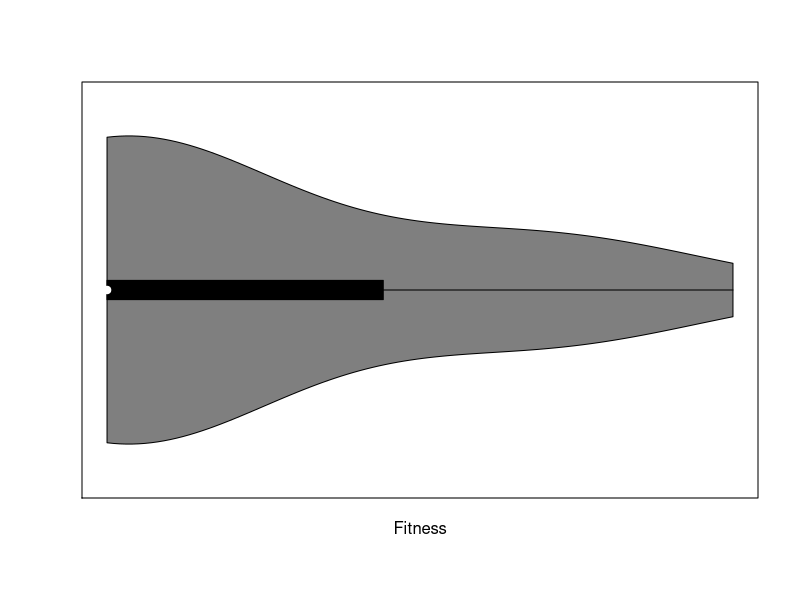
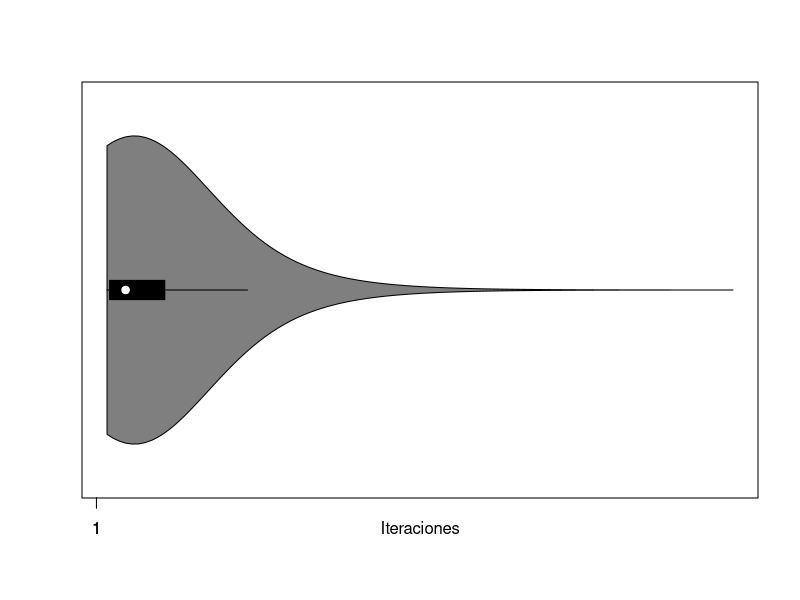
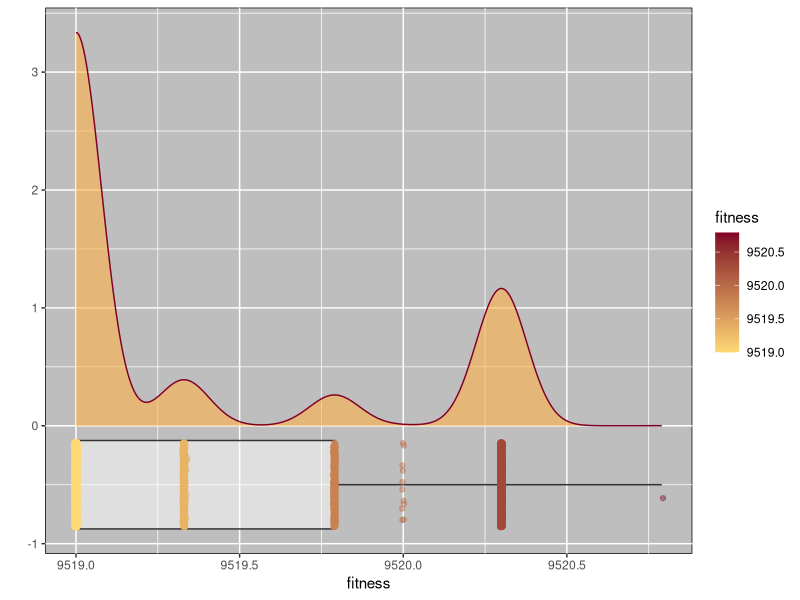
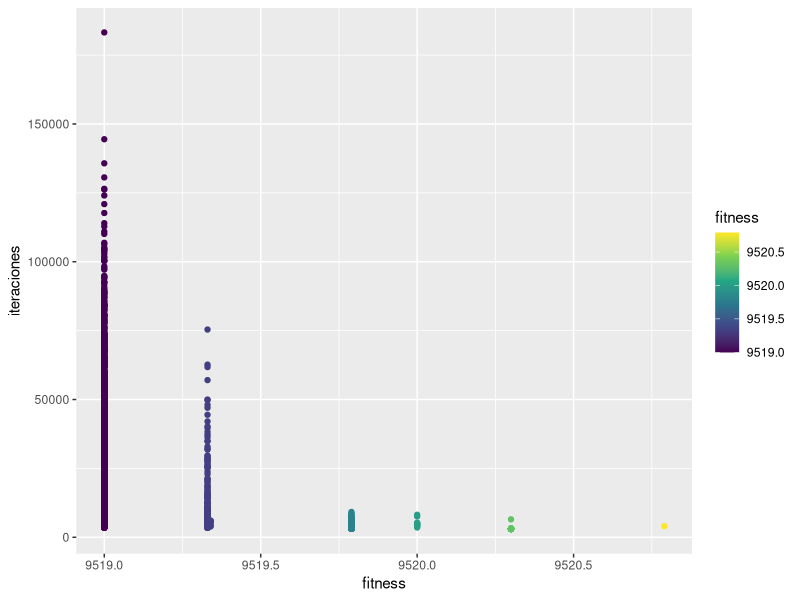

These figures' R source, in order:
 library(ggplot2)
library(vioplot)
library(corrplot)
data<-read.csv(file = 'valores_verif_RH0750158-final-10000.csv',header = FALSE)

m<-as.numeric(data$V1[1])
pTresh<-as.numeric(data$V2[1])
pr<-as.numeric(data$V3[1])

datos<-as.data.frame(data)
names(datos) = c("m","p_tresh","pr","seed","iteraciones","fitness")
# Graficos Violin Fitness vs Iteraciones
#par(mfrow = c(1, 2))
GrafViolin<-function(val2,title){
  vioplot(datos$fitness~val2,col=2:length(levels(data$m)),xlab=title,ylab="Fitness")
  stripchart(datos$fitness~val2,vertical=TRUE,method="jitter",pch=19,add=TRUE,col=3:8)
  vioplot(datos$iteraciones~val2,col=2:length(levels(data$m)),xlab="M",ylab="Iteraciones")
  stripchart(datos$iteraciones~val2,vertical=TRUE,method="jitter",pch=19,add=TRUE,col=3:8)
}


vioplot(datos$fitness,horizontal=TRUE,xlab="Fitness",ylab="")
vioplot(datos$iteraciones,horizontal=TRUE,xlab="Iteraciones",ylab="")

library(viridis)
library(viridisLite)
ggplot(datos, aes(x = fitness, y = -0.5)) +
  
  # horizontal boxplots & density plots
  geom_boxplot(aes(fill = fitness) ,alpha = 0.5) +
  geom_density(aes(x = fitness), inherit.aes = FALSE,fill="#feb24c",alpha=0.6,col="#800026") +
  geom_jitter(aes(x=fitness,col=fitness),height=0.36,alpha=0.4)+
  # vertical lines at Q1 / Q2 / Q3
  #stat_boxplot(geom = "vline", aes(xintercept = ..xlower..)) +
  #stat_boxplot(geom = "vline", aes(xintercept = ..xmiddle..)) +
  #stat_boxplot(geom = "vline", aes(xintercept = ..xupper..)) +
  
  #facet_grid(fitness ~ .) +
  ylab("")+
  scale_colour_gradient(low="#fed976",high="#800026")+theme(
    panel.background = element_rect(fill = "gray",
                                    colour = "black",
                                    size = 0.5, linetype = "solid")
  )

ggplot(datos, aes(x = fitness, y = iteraciones)) +
  #geom_boxplot(aes(fill = fitness), alpha = 0.5) +
  #geom_density(aes(x = fitness), inherit.aes = FALSE) +
  geom_point(aes(col=fitness))+
  scale_colour_viridis_c()
# Graficos M
#GrafViolin(datos$m,"M")
# Graficos P Tresh
#GrafViolin(datos$p_tresh,"P_Tresh")
# Graficos PR
#GrafViolin(datos$pr,"Pr")

TablaCombFit<-function(mval,ptreshval,prval){
  datostemp<-datos[which(datos$m==mval & datos$p_tresh==ptreshval & datos$pr==prval),]
  combtemp<-table(datostemp$fitness)/10000
  #if(combtemp[1]>0.85){
    print(paste("Combinacion:  m=",as.character(mval),"  pTresh=",as.character(ptreshval)," pr=",as.character(prval)))
    print(combtemp)
    print("")
    #print(datostemp$seed)
  #}
}
PromIter<-function(mval,ptreshval,prval){
  #datostemp<-datos[which(datos$m==mval & datos$p_tresh==ptreshval & datos$pr==prval),]
  iters<-mean(datos$iteraciones)
  print(iters)
}
print("Para Fitness")
mV=c(m)
pTreshV=c(pTresh)
prV=c(pr)
for(mValue in mV){
  for(pTreshValue in pTreshV){
    for(prValue in prV){
      TablaCombFit(mValue,pTreshValue,prValue)
    }
  }
}

subdata1<-datos[which(datos$m==m & datos$p_tresh==pTresh & datos$pr==pr),]

print("Calculo Varianza")
print(var(subdata1$fitness))

print("Calculo Desviacion Estandar")
pca<-prcomp(subdata1[6],scale=FALSE)     
print(pca$sdev)
print("")


print("Para Iter")
mV=c(m)
pTreshV=c(pTresh)
prV=c(pr)
for(mValue in mV){
  for(pTreshValue in pTreshV){
    for(prValue in prV){
      PromIter(mValue,pTreshValue,prValue)
    }
  }
}
print("Calculo Varianza")
print(var(subdata1$iteraciones))

print("Calculo Desviacion Estandar")
pca<-prcomp(subdata1[5],scale=FALSE)     
print(pca$sdev)
print("")
